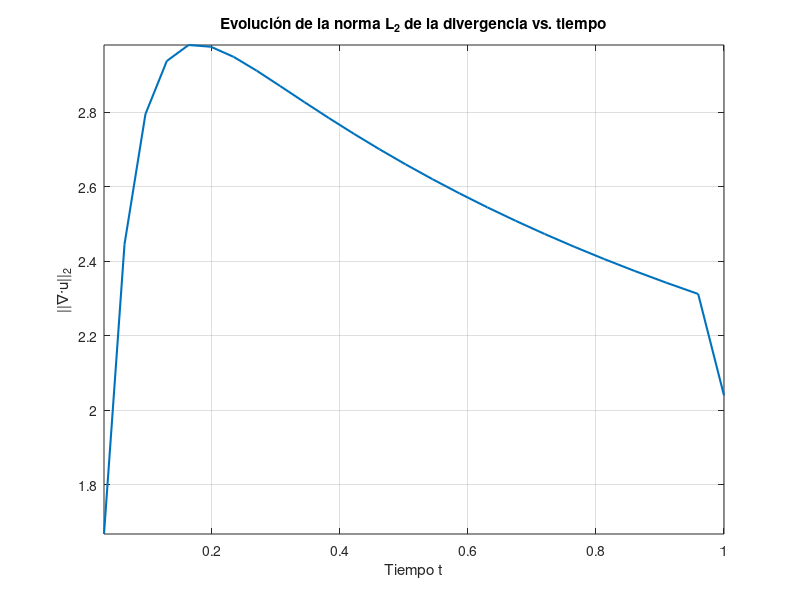
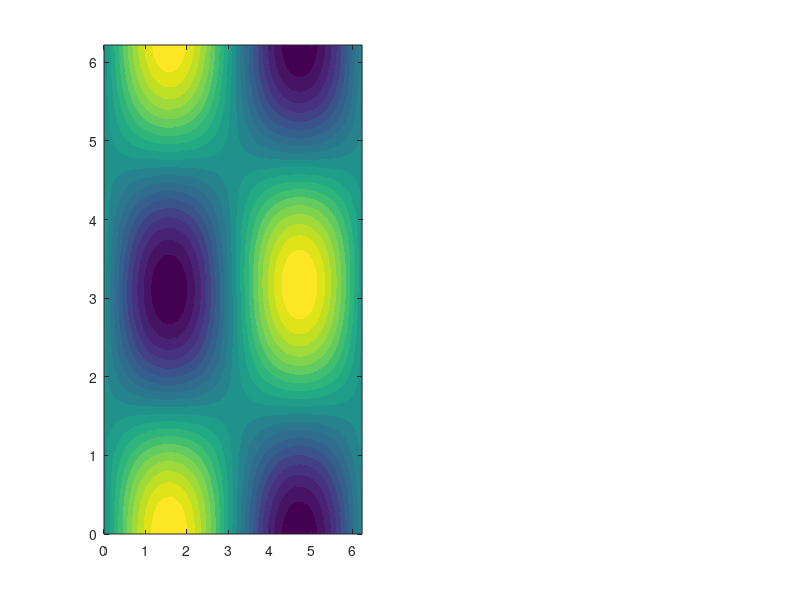

Source code (MATLAB) for these figures, in order: (Note: this script raises an error after producing the figures.)
clear all
clc

% ==================================================================
%               Vortice de Taylor–Green bidimensional               
% ==================================================================

tic

%% Parametros fisicos y numericos
Lx = 2*pi;   Ly = 2*pi;       % Dominio [0,2pi)×[0,2pi)
Nx = 100;    Ny = 100;        % Numero de puntos en cada direccion
dx = Lx/Nx; dy = Ly/Ny;
nu = 1e-2;                    % Viscosidad
beta = 1e1;                   % Compresibilidad artificial
CFL_max = 0.5;                % CFL maximo
T_final = 1.0;                % Tiempo final de simulación

% Coordenadas
x = (0:Nx-1)' * dx;
y = (0:Ny-1)' * dy;
[X,Y] = meshgrid(x,y);

%% Condiciones iniciales
u_mat =  sin(X).*cos(Y);
v_mat = -cos(X).*sin(Y);
p_an_spatial = (cos(2*X)+cos(2*Y))/4;

u_vec = u_mat(:);
v_vec = v_mat(:);
p_vec = p_an_spatial(:);

%% Operadores periodicos dispersos
eNx = ones(Nx,1); eNy = ones(Ny,1);
% Laplaciano 1D con wrap-around
L1D_x = spdiags([eNx -2*eNx eNx], -1:1, Nx, Nx);
L1D_x(1,Nx) = 1;   L1D_x(Nx,1) = 1;
L1D_x = L1D_x / dx^2;
L1D_y = spdiags([eNy -2*eNy eNy], -1:1, Ny, Ny);
L1D_y(1,Ny) = 1;   L1D_y(Ny,1) = 1;
L1D_y = L1D_y / dy^2;

% Derivadas primeras 1D
D1_x = spdiags([-eNx zeros(Nx,1) eNx], -1:1, Nx, Nx);
D1_x(1,Nx) = -1;   D1_x(Nx,1) = 1;
D1_x = D1_x / (2*dx);
D1_y = spdiags([-eNy zeros(Ny,1) eNy], -1:1, Ny, Ny);
D1_y(1,Ny) = -1;   D1_y(Ny,1) = 1;
D1_y = D1_y / (2*dy);

Ix = speye(Nx); Iy = speye(Ny);
L2D = kron(Iy,L1D_x) + kron(L1D_y,Ix);
Dx  = kron(Iy,D1_x);
Dy  = kron(D1_y,Ix);

%% Matrices para difusivo y Poisson
A = speye(Nx*Ny) - nu * dx^2 * L2D * (1/dx^2);  % implicito viscosa
[Lfac_A,Ufac_A,PF_A] = lu(A);

P_mat = L2D;  % para Delta(p) periodico
[Lfac_P,Ufac_P,PF_P] = lu(P_mat);

%% Preparar almacenamiento de datos de evolucion
t = 0; it = 0;
div_L2 = [];   % almacena norma L2 de divergencia
t_vec   = [];  % almacena tiempo en cada iteracion

%% Bucle de tiempo
while t < T_final
  it = it + 1;

  % Calculo de dt segun CFL y difusion
  magU = sqrt(u_vec.^2 + v_vec.^2);
  Umax = max(magU);
  dt_conv = CFL_max * min(dx,dy) / (Umax + eps);
  dt_diff = 0.5 * min(dx,dy)^2 / nu;
  dt = min(dt_conv, dt_diff);
  if t + dt > T_final
    dt = T_final - t;
  end

  % Guardar tiempo actual + dt
  t = t + dt;
  t_vec(end+1) = t;

  % Adveccion explicita
  adv_u = u_vec .* (Dx*u_vec) + v_vec .* (Dy*u_vec);
  adv_v = u_vec .* (Dx*v_vec) + v_vec .* (Dy*v_vec);

  % Prediccion de momento
  RHSu = u_vec - dt*(adv_u);
  RHSv = v_vec - dt*(adv_v);

  % Fase difusiva implicita
  u_star = Ufac_A \ (Lfac_A \ (PF_A*RHSu));
  v_star = Ufac_A \ (Lfac_A \ (PF_A*RHSv));

  % Poisson de presion
  div_star = Dx*u_star + Dy*v_star;
  bP = (beta/dt) * div_star;
  p_corr = Ufac_P \ (Lfac_P \ (PF_P*bP));

  % Hibridacion con solucion analitica atenuada
  F2 = exp(-4 * nu * t);
  p_an = p_an_spatial(:) * F2;
  p_vec = 0.5*p_corr + 0.5*p_an;

  % Correccion de velocidades
  gradp_x = Dx * p_vec;
  gradp_y = Dy * p_vec;
  u_vec = u_star - (dt/beta)*gradp_x;
  v_vec = v_star - (dt/beta)*gradp_y;

  % Normas de divergencia
  div_L2(end+1) = norm(Dx*u_vec + Dy*v_vec, 2);
end

toc

% ============================================================
% Representacion del error L2 de divergencia frente al tiempo
% ============================================================
figure;
plot(t_vec, div_L2, 'LineWidth', 1.5);
grid on;
xlabel('Tiempo t');
ylabel('||∇·u||_{2}');
title('Evolución de la norma L_2 de la divergencia vs. tiempo');
axis tight;

% ====================================
% Graficar campo final en t = T_final
% ====================================
% Reconstruir matrices en 2D
U = reshape(u_vec, Ny, Nx);
V = reshape(v_vec, Ny, Nx);

figure;
campos = {U, V};
nombres = {'u', 'v'};
for k = 1:2
  subplot(1,2,k);
  contourf(X, Y, campos{k}, 20, 'LineColor', 'none');  % relleno limpio
  colormap(parula);                                    % colormap intuitivo
  cb = colorbar;                                       % añadir leyenda
  cb.Label.String = sprintf('%s (t=%.2f)', nombres{k}, 0);
  title(sprintf('%s en t=T_{final}', nombres{k}));
  axis equal tight; xlabel('x'); ylabel('y');
end

% ==========================================
% Graficar vorticidad aproximada en T_final
% ==========================================
% Reconstruir campos en 2D
U = reshape(u_vec, Ny, Nx);
V = reshape(v_vec, Ny, Nx);

% Calcular vorticidad
omega_vec = Dx * v_vec - Dy * u_vec;
OMEGA = reshape(omega_vec, Ny, Nx);

% Graficar vorticidad
figure;
contourf(X, Y, OMEGA, 20, 'LineColor', 'none');
colormap(parula);
cb = colorbar;
cb.Label.String = sprintf('\\omega (t=%.2f)', T_final);
title('Vorticidad mediante MDF en t = T_{final}');
axis equal tight;
xlabel('x'); ylabel('y');

% ======================================
% Graficar vorticidad exacta en T_final
% ======================================
t_ex = T_final;
omega_exact = -2 * cos(X) .* cos(Y) * exp(-2*nu*t_ex);

figure;
contourf(X, Y, omega_exact, 20, 'LineColor', 'none');
colormap(parula);
cb = colorbar;
cb.Label.String = sprintf('u_{exacta} (t=%.2f)', t_ex);
title(sprintf('Vorticidad exacta en t = %.2f', t_ex));
axis equal tight; xlabel('x'); ylabel('y');
